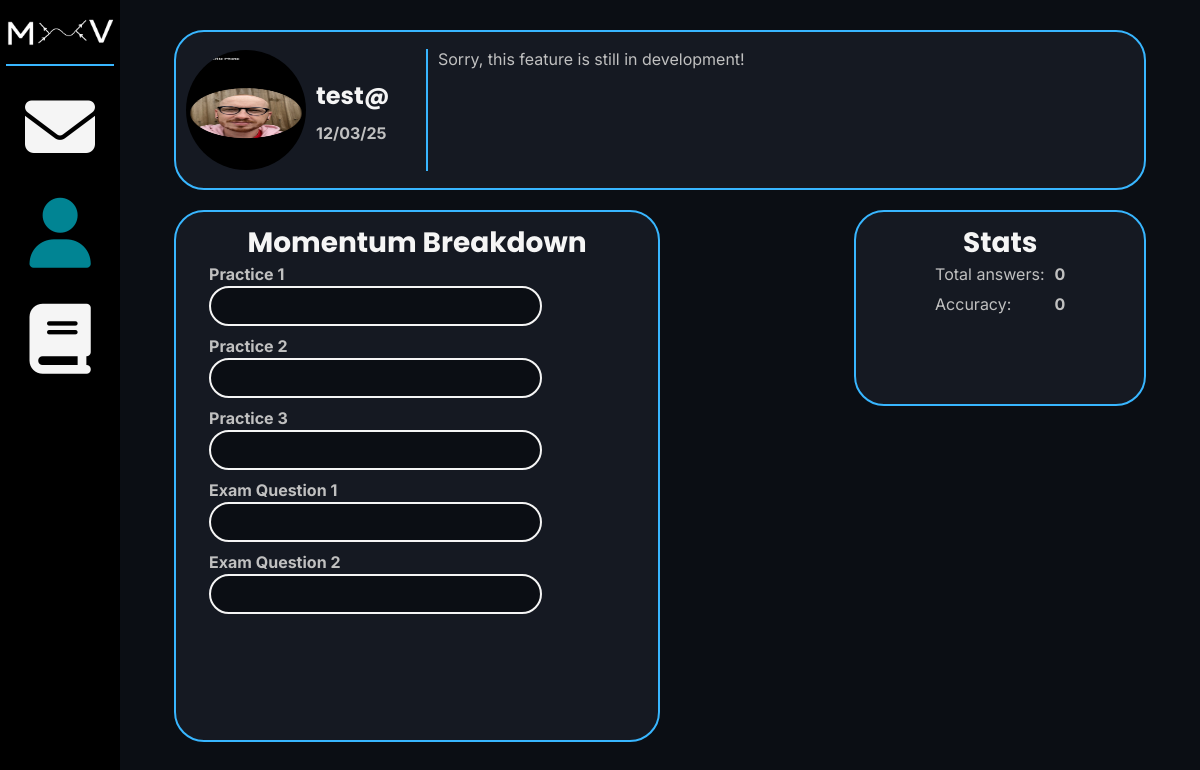
Page /home/1 on the earlier database version.
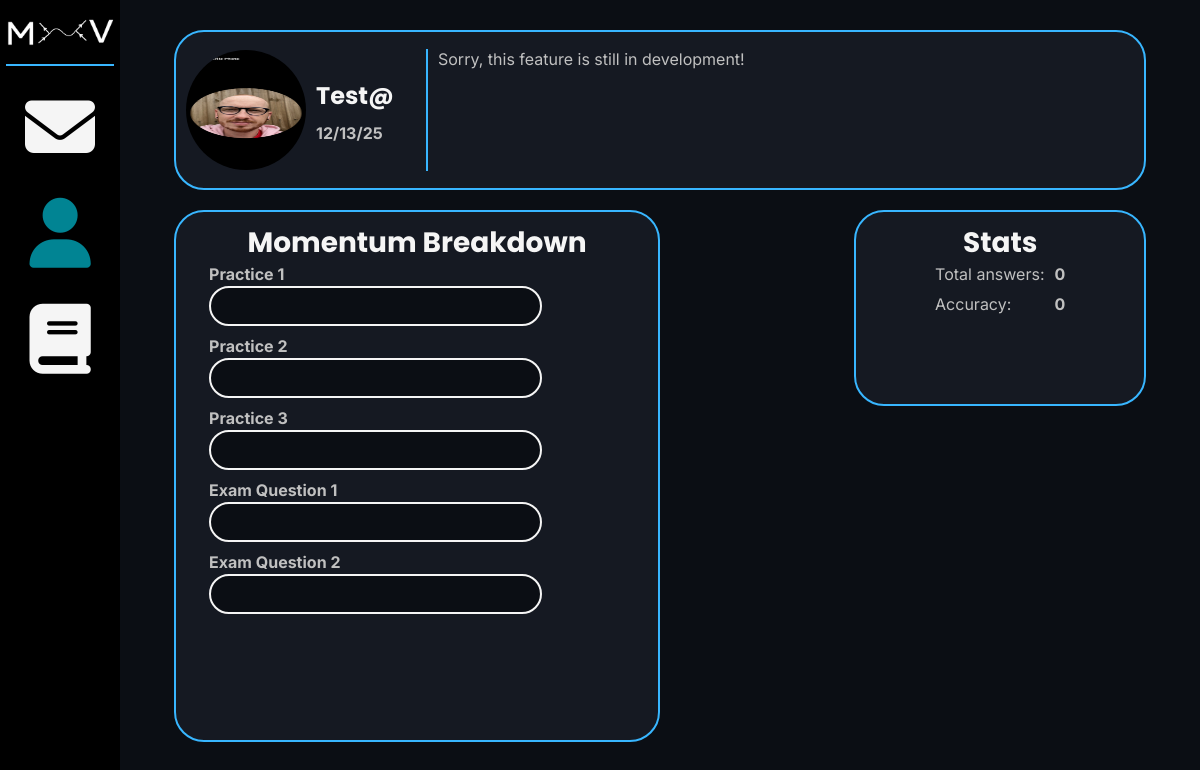
Same page on the later database version.
### database/create_db.py (models this page shows)
class User(db.Model):
	__tablename__ = "users"
	user_id = db.Column(db.Integer, primary_key=True)
	username = db.Column(db.String(10), nullable=False, unique=True)
	email = db.Column(db.String(254), nullable=False, unique=True)
	password_hash = db.Column(db.Integer)
	bio = db.Column(db.String(200), nullable=False)
	join_date = db.Column(db.DateTime, default=datetime.now)
	stats = db.relationship("Stats", uselist=False, back_populates="user", cascade="all, delete-orphan")

### routes/home.py (the view)
@home_bp.route("/home/<int:id>")
def home(id):
	service = Home(id)
	user_data = service.user_data()
	answer_data = service.answer_data()
	momentum_data = service.momentum_data()
	return render_template("home.html", user_data=user_data, answer_data=answer_data, momentum_data=momentum_data, id=id)

### database/select_db.py (called while the page is built)
	@staticmethod
	def get_all_momentum(id):
		user_stats = Stats.query.filter(Stats.user_id == id).first()
		return {
			"total": user_stats.total_momentum,
			"practice1": user_stats.practice1_momentum,
			"practice2": user_stats.practice2_momentum,
			"practice3": user_stats.practice3_momentum,
			"exam1": user_stats.exam1_momentum,
			"exam2": user_stats.exam2_momentum
		}

	@staticmethod
	def get_answer_data(id):
		user_stats = Stats.query.filter(Stats.user_id == id).first()
		return {
			"total": user_stats.total_answers,
			"wrong": user_stats.wrong_answers
		}

	@staticmethod
	def get_user_data(id):
		user_stats = User.query.filter(User.user_id == id).first()
		return {
			"username": user_stats.username,
			"bio": user_stats.bio,
			"join_date": user_stats.join_date.strftime("%x")
		}

### services/home_service.py (called while the page is built)
	def answer_data(self):
		answers = Select.get_answer_data(self.id)
		if answers["total"] != 0:
			accuracy = int(((answers["total"] - answers["wrong"]) / answers["total"]) * 100)
		else:
			accuracy = 0
		return {
			"total": answers["total"],
			"accuracy": accuracy
		}

	def momentum_data(self):
		data = Select.get_all_momentum(self.id)
		for key in data:
			if key == "total": # Don't want to convert total to a percentage
				continue
			data[key] = self.to_percent(data[key], data["total"])
		return data

	def to_percent(self, data, total):
		if total != 0:
			return 100 * (data / total)
		else:
			return 0

	def user_data(self):
		return Select.get_user_data(self.id)

### templates/home.html (shortened to what this page needs)
{% extends "joined.html" %}
{% block style2 %}
<link rel="stylesheet" href="{{url_for('static', filename='css/home.css')}}">
<link rel="stylesheet" href="https://cdnjs.cloudflare.com/ajax/libs/font-awesome/6.5.0/css/all.min.css">
{% endblock %}
{% block main %}
<main>
	<div id="top-div" class="card">
		<div id="profile-div">
			<img id="profile-picture" src="{{url_for('static', filename='images/profile_pictures/keating_pfp.png')}}">
			<div id="profile-details-div">
				<h3 id="username">{{ user_data.username }}</h2>
				<h4 id="join-date">{{ user_data.join_date }}</h3>
			</div>
		</div>
		<div class="vertical-bar"></div>
		<p id="bio">{{ user_data.bio }}</p>
	</div>
	<div id="bottom-div">
		<div id="momentum-div" class="card">
			<h2>Momentum Breakdown</h2>
			<div class="bar-div">
				<h4 class="bar-title">Practice 1</p>
				<div class="bar-container">
				</div>
			</div>
			<div class="bar-div">
				<h4 class="bar-title">Practice 2</p>
				<div class="bar-container">
				</div>
			</div>
			<div class="bar-div">
				<h4 class="bar-title">Practice 3</p>
				<div class="bar-container">
				</div>
			</div>
			<div class="bar-div">
				<h4 class="bar-title">Exam Question 1</p>
				<div class="bar-container">
				</div>
			</div>
			<div class="bar-div">
				<h4 class="bar-title">Exam Question 2</p>
				<div class="bar-container">
				</div>
			</div>
		</div>
		<div id="stats-div" class="card">
			<h2>Stats</h2>
			<div id="stats-display-div">
				<div id="stat-type-div">
					<p class="row1">Total answers:</p>
					<p>Accuracy:</p>
				</div>
				<div id="stat-data-div">
					<h4 id="total-answers" class="row1">{{ answer_data.total }}</h4>
					<h4 id="accuracy">{{ answer_data.accuracy }}</h4>
				</div>
			</div>
		</div>
	</div>
</main>
{% endblock %}

### templates/joined.html (shortened to what this page needs)
{% extends "base.html" %}
{% block style %}
<link rel="stylesheet" href="{{ url_for('static', filename='css/joined.css') }}">
{% block style2 %}{% endblock %}
{% endblock %}
{% block content %}
<body>
	<header>
		<div id="logo-div">
			<img id="MxV-logo" src="{{ url_for('static', filename='images/MxVlogo.png')}}" alt="MxV logo." title="Mass x Velocity">
			<div class="horizontal-bar"></div>
		</div>
		<div id="nav-div">
			<a href="mailto:dylan08code@gmail.com" target="_blank"><i class="fa-solid fa-envelope" id="mail"></i></a>
			<a href="/home/{{ id }}"><i class="fa-solid fa-user" id="home"></i></a>
			<a href="/select-topics/{{ id }}"><i class="fa-solid fa-book" id="topics"></i></a>
		</div>
	</header>
	{% block main %}{% endblock %}
{% endblock %}

### templates/base.html (shortened to what this page needs)
<!DOCTYPE html>
<html>
	<head>
		<link rel="stylesheet" href="{{url_for('static', filename='css/styles.css')}}">
		{% block style %}{% endblock %}
	</head>
	{% block content %}{% endblock %}
</html>

### static/css/styles.css (style rules this page uses)
:root { --bg: #0B0E14; --card: #151922; --border: #38B6FF; --button: #018493; --primary: #F5F5F5; --secondary: #C0C0C0; --input: #1C2028; --error: #b71c1c; }
* { margin: 0; padding: 0; box-sizing: border-box; }
html, body { width: 100%; height: 100vh; background: var(--bg); }
header { background-color: black; width: 10vw; height: 100vh; position: fixed; display: flex; flex-direction: column; align-items: center; justify-content: space-around; }
header a { transition: 0.3s ease-in-out; }
h1, h2, h3, button, header a, .dropdown, input[type="submit"] { font-family: 'Poppins', system-ui, sans-serif; font-size: 32px; color: var(--primary); }
h2 { font-size: 28px; }
h3, button, header a, .dropdown, input[type="submit"] { font-size: 24px; }
p, h4, input[type='email'], input[type='password'], input[type='text'] { font-family: 'Inter', system-ui, sans-serif; font-size: 16px; color: var(--secondary); }
h4 { font-weight: bold; }
.card { background-color: var(--card); padding: 10px; border: 2px solid var(--border); border-radius: 30px; }
.vertical-bar { width: 2px; height: 90%; background-color: var(--border); }
.horizontal-bar { width: 90%; height: 2px; background-color: var(--border); }

### static/css/joined.css (style rules this page uses)
header { justify-content: flex-start; }
header a { font-size: 70px; }
#logo-div { display: flex; flex-direction: column; align-items: center; margin-bottom: 10px; }
#MxV-logo { width: 100%; }
#nav-div { display: flex; flex-direction: column; align-items: center; }

### static/css/home.css (style rules this page uses)
:root { --bar: #0B0E14; --bar-border: #F5F5F5; --bar-fg: #38B6FF; --selected-fg: #018493; }
main { display: flex; flex-direction: column; align-items: center; justify-content: center; width: 90vw; height: 100vh; margin-left: 10vw; }
#home { color: var(--selected-fg); }
#top-div, #bottom-div { width: 90%; display: flex; }
#top-div { margin-bottom: 20px; height: 20vh; align-items: center; }
#bottom-div { height: 70vh; justify-content: space-between; }
#profile-div { display: flex; align-items: center; width: 20vw; }
#profile-picture { width: 15vh; height: 15vh; border-radius: 50%; margin-right: 10px; }
#profile-details-div { height: 90%; display: flex; flex-direction: column; margin-right: 10px; }
#username { margin-bottom: 10px; }
#bio { margin-left: 10px; height: 90%; }
#momentum-div, #stats-div { width: 50%; height: 95%; display: flex; flex-direction: column; align-items: center; }
.bar-div { width: 90%; margin-bottom: 10px; }
.bar-container { background-color: var(--bar); border: 2px solid var(--bar-border); width: 80%; border-radius: 9999px; height: 5vh; margin-top: 2px; }
#stats-div { width: 30%; height: 35%; }
#stats-display-div { display: flex; }
#stat-type-div { margin-right: 10px; }
.row1 { margin-bottom: 10px; }

Differences in the rows shown:
changed User "Sorry, this feature is still in development!": username "test@" → "Test@"
Other differences:
{{ user_data.join_date }}: "12/03/25" → "12/13/25"
